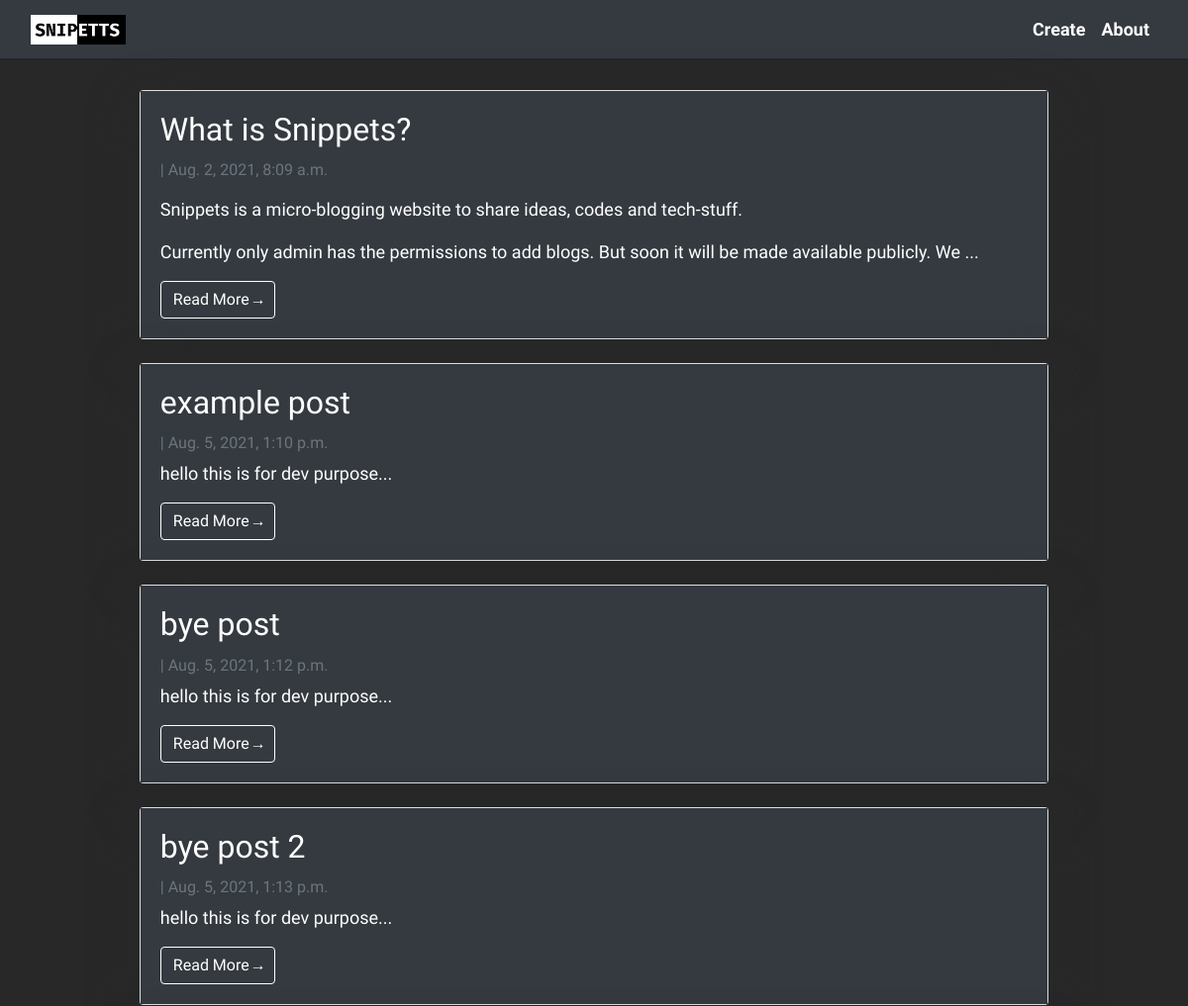
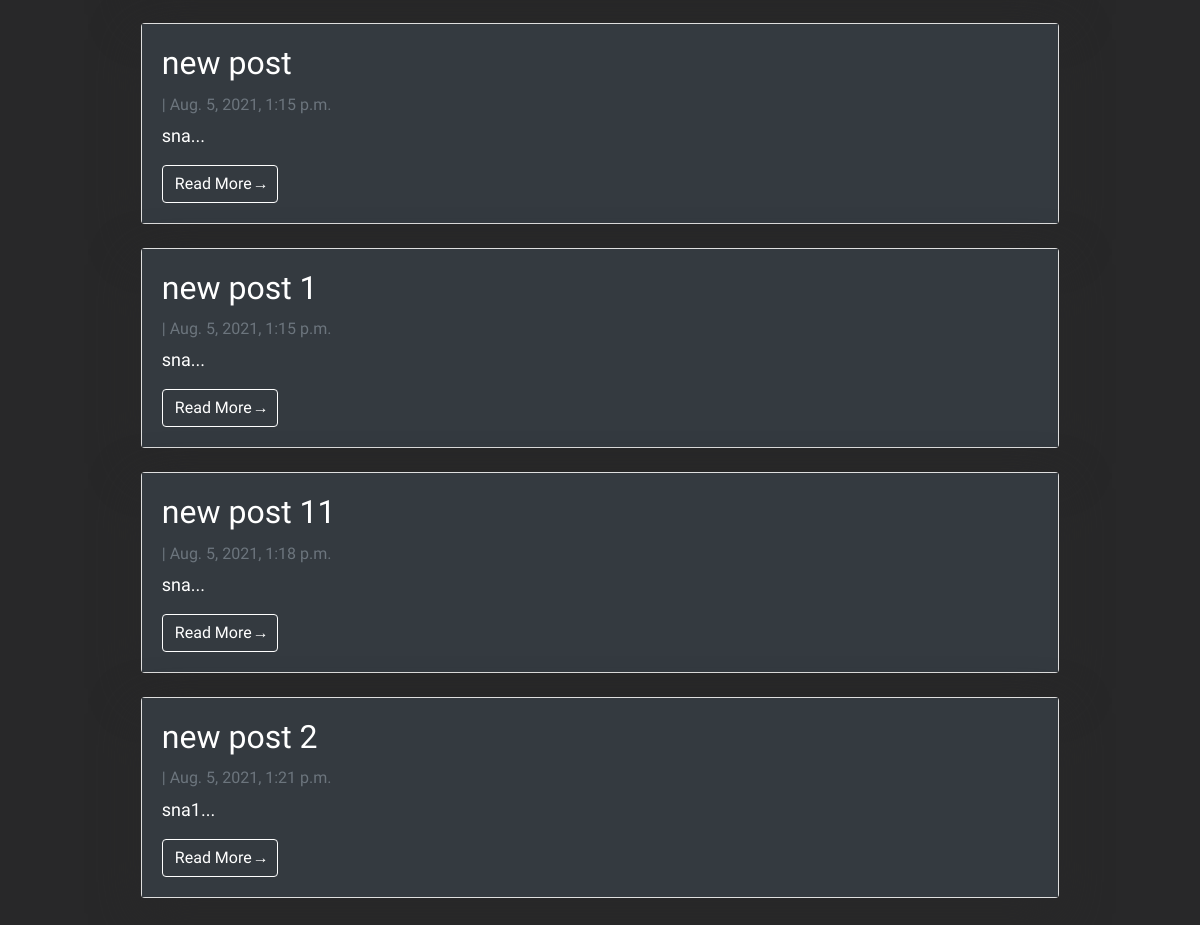
The page / on the database its author committed (2 pictures, top to bottom).
### home/models.py (models this page shows, shortened)
class blog(models.Model):
    title = models.CharField(max_length=200, unique=True)
    created_on = models.DateTimeField(auto_now_add=True)
    content = RichTextField(blank=True, null=True)
    slug = models.SlugField(max_length=200, unique=True)
    class Meta:
        ordering = ['-created_on']

### home/views.py (the view)
# urls.py: path('', views.blogList.as_view(), name='home'),
class blogList(generic.ListView):
    queryset = blog.objects.order_by('created_on')
    template_name = 'home.html'

### templates/home.html (shortened to what this page needs)
{% extends "index.html" %}
{% block content %}
<div class="container p-3 mb-2">
    <div class="row">
        <div class="col-md-10 mt-3 mx-auto">
            {% for blog in blog_list %}
            <div class="card mb-4">
                <div class="card-body bg-dark text-white">
                    <h2 class="card-title">{{ blog.title }}</h2>
                    <p class="card-text text-muted h6">{{ blog.author }} | {{ blog.created_on}} </p>
                    <p class="card-text">{{blog.content|safe|slice:":200"}}...</p>
                    <a href="{% url 'blog_detail' blog.slug  %}" class="btn btn-primary bg-dark border-white">Read More &rarr;</a>
                </div>
            </div>
            {% endfor %}
        </div>
    </div>
</div>
{%endblock%}

### templates/index.html (style rules this page uses)
body { font-family: 'Inconsolata', monospace; font-size: 17px; background-color: #2d2d2e; min-width:90%; }

### templates/home.html (style rules this page uses)
body { font-family: 'Inconsolata', monospace; font-size: 18px; background-color: #282829; }
.card { box-shadow: 0 16px 48px #282829; }

### rows shown on the page
blog: title "What is Snippets?", created_on "Aug. 2, 2021, 8:09 a.m.", content "Snippets is a micro-blogging website to share ideas, codes and tech-stuff. Currently only admin has the permissions to add blogs. But soon it will be made available publicly. We"
blog: title "example post", created_on "Aug. 5, 2021, 1:10 p.m.", content "hello this is for dev purpose"
blog: title "bye post", created_on "Aug. 5, 2021, 1:12 p.m.", content "hello this is for dev purpose"
blog: title "bye post 2", created_on "Aug. 5, 2021, 1:13 p.m.", content "hello this is for dev purpose"
blog: title "new post", created_on "Aug. 5, 2021, 1:15 p.m.", content "sna"
blog: title "new post 1", created_on "Aug. 5, 2021, 1:15 p.m.", content "sna"
blog: title "new post 11", created_on "Aug. 5, 2021, 1:18 p.m.", content "sna"
blog: title "new post 2", created_on "Aug. 5, 2021, 1:21 p.m.", content "sna1"
